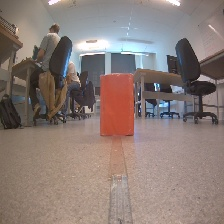
#> input picture redbox_distance/60cm/front.jpg, 224 x 224 px, found by its file name
$ python RedPixelsBaseline.py
#> lines starting #> are read from the running program, lines starting #| are printed output that depends on the picture; after the words box and inside, x2 and y2 are one past the last pixel; in counts of white or black regions, pixels touching at a corner belong together
#> further down, img is the input picture: shape (224, 224, 3); mean B, G, R 118.8, 124.2, 139.1
import os
import cv2
import numpy as np

"""Calculate Red pixle Baselines for each distance"""

DATASET_PATH = "RobotCode/jetbot_photos/redbox_distance"
LABELS = ["20cm", "40cm", "60cm", "over60cm"]

def count_red_pixels(img):
    hsv = cv2.cvtColor(img, cv2.COLOR_BGR2HSV)
#> hsv: shape (224, 224, 3); mean H, S, V 38.1, 50.9, 143.2

    # red wraps around HSV, so we use two ranges
    mask1 = cv2.inRange(hsv, np.array([0, 100, 50]), np.array([10, 255, 255]))
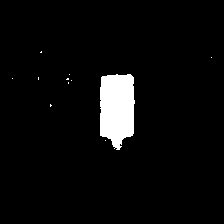
#> mask1: shape (224, 224); 4.4% white; 11 white regions (10 under 20 px), largest, box (x1, y1, x2, y2) and area: (100, 74, 135, 150) 2208
    mask2 = cv2.inRange(hsv, np.array([170, 100, 50]), np.array([180, 255, 255]))
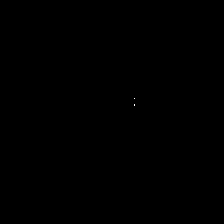
#> mask2: shape (224, 224); 0.01% white in thin lines or dots, all inside (x1, y1, x2, y2) = (134, 98, 135, 106)

    mask = mask1 + mask2
#> mask: shape (224, 224); 4.5% white; 11 white regions (10 under 20 px), largest, box (x1, y1, x2, y2) and area: (100, 74, 135, 150) 2211

    red_pixels = np.sum(mask > 0)
#> red_pixels = 2233

    return red_pixels

baselines = {}

for label in LABELS:
    folder = os.path.join(DATASET_PATH, label)

    values = []

    for name in ["front.jpg", "side.jpg"]:
        path = os.path.join(folder, name)

        if not os.path.exists(path):
            print("Missing:", path)
            continue

        img = cv2.imread(path)
        red_count = count_red_pixels(img)
#> red_count = 2233

        print(label, name, "red pixels:", red_count)
#| 20cm front.jpg red pixels: 2233
        values.append(red_count)

    if values:
        baselines[label] = np.mean(values)

print("\nBaselines:")
for label, value in baselines.items():
    print(label, int(value))

#Baselines
# 20cm front.jpg red pixels: 13999
# 20cm side.jpg red pixels: 10480
# 40cm front.jpg red pixels: 4966
# 40cm side.jpg red pixels: 4224
# 60cm front.jpg red pixels: 2233
# 60cm side.jpg red pixels: 1422
# over60cm front.jpg red pixels: 922
# over60cm side.jpg red pixels: 486

# Baselines:
# 20cm 12239
# 40cm 4595
# 60cm 1827
# over60cm 704
